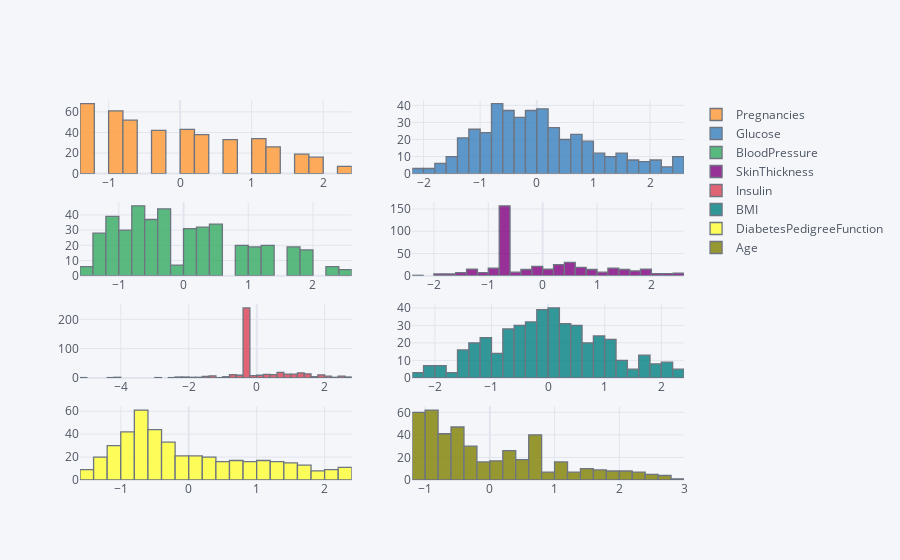

Write notebook code for a chart like this one.
### Code cell
pd.DataFrame(X_, columns = X.columns).iplot(kind='hist', subplots=True)

### Figure 1 — Plotly figure (JSON) as saved in the notebook; plotly's stock layout.template omitted (floating-point values rounded to 4 significant figures; data arrays with more than 128 entries replaced by an {"elided": "..."} marker saying what was removed)
{"data": [{"histfunc": "count", "histnorm": "", "marker": {"color": "rgba(255, 153, 51, 1.0)", "line": {"color": "#4D5663", "width": 1.3}}, "name": "Pregnancies", "opacity": 0.8, "orientation": "v", "type": "histogram", "x": {"elided": "439 float values"}, "xaxis": "x", "yaxis": "y"}, {"histfunc": "count", "histnorm": "", "marker": {"color": "rgba(55, 128, 191, 1.0)", "line": {"color": "#4D5663", "width": 1.3}}, "name": "Glucose", "opacity": 0.8, "orientation": "v", "type": "histogram", "x": {"elided": "439 float values"}, "xaxis": "x2", "yaxis": "y2"}, {"histfunc": "count", "histnorm": "", "marker": {"color": "rgba(50, 171, 96, 1.0)", "line": {"color": "#4D5663", "width": 1.3}}, "name": "BloodPressure", "opacity": 0.8, "orientation": "v", "type": "histogram", "x": {"elided": "439 float values"}, "xaxis": "x3", "yaxis": "y3"}, {"histfunc": "count", "histnorm": "", "marker": {"color": "rgba(128, 0, 128, 1.0)", "line": {"color": "#4D5663", "width": 1.3}}, "name": "SkinThickness", "opacity": 0.8, "orientation": "v", "type": "histogram", "x": {"elided": "439 float values"}, "xaxis": "x4", "yaxis": "y4"}, {"histfunc": "count", "histnorm": "", "marker": {"color": "rgba(219, 64, 82, 1.0)", "line": {"color": "#4D5663", "width": 1.3}}, "name": "Insulin", "opacity": 0.8, "orientation": "v", "type": "histogram", "x": {"elided": "439 float values"}, "xaxis": "x5", "yaxis": "y5"}, {"histfunc": "count", "histnorm": "", "marker": {"color": "rgba(0, 128, 128, 1.0)", "line": {"color": "#4D5663", "width": 1.3}}, "name": "BMI", "opacity": 0.8, "orientation": "v", "type": "histogram", "x": {"elided": "439 float values"}, "xaxis": "x6", "yaxis": "y6"}, {"histfunc": "count", "histnorm": "", "marker": {"color": "rgba(255, 255, 51, 1.0)", "line": {"color": "#4D5663", "width": 1.3}}, "name": "DiabetesPedigreeFunction", "opacity": 0.8, "orientation": "v", "type": "histogram", "x": {"elided": "439 float values"}, "xaxis": "x7", "yaxis": "y7"}, {"histfunc": "count", "histnorm": "", "marker": {"color": "rgba(128, 128, 0, 1.0)", "line": {"color": "#4D5663", "width": 1.3}}, "name": "Age", "opacity": 0.8, "orientation": "v", "type": "histogram", "x": {"elided": "439 float values"}, "xaxis": "x8", "yaxis": "y8"}], "layout": {"barmode": "overlay", "legend": {"bgcolor": "#F5F6F9", "font": {"color": "#4D5663"}}, "paper_bgcolor": "#F5F6F9", "plot_bgcolor": "#F5F6F9", "title": {"font": {"color": "#4D5663"}}, "xaxis": {"anchor": "y", "domain": [0, 0.45], "gridcolor": "#E1E5ED", "showgrid": true, "tickfont": {"color": "#4D5663"}, "title": {"font": {"color": "#4D5663"}, "text": ""}, "zerolinecolor": "#E1E5ED"}, "xaxis2": {"anchor": "y2", "domain": [0.55, 1], "gridcolor": "#E1E5ED", "showgrid": true, "tickfont": {"color": "#4D5663"}, "title": {"font": {"color": "#4D5663"}, "text": ""}, "zerolinecolor": "#E1E5ED"}, "xaxis3": {"anchor": "y3", "domain": [0, 0.45], "gridcolor": "#E1E5ED", "showgrid": true, "tickfont": {"color": "#4D5663"}, "title": {"font": {"color": "#4D5663"}, "text": ""}, "zerolinecolor": "#E1E5ED"}, "xaxis4": {"anchor": "y4", "domain": [0.55, 1], "gridcolor": "#E1E5ED", "showgrid": true, "tickfont": {"color": "#4D5663"}, "title": {"font": {"color": "#4D5663"}, "text": ""}, "zerolinecolor": "#E1E5ED"}, "xaxis5": {"anchor": "y5", "domain": [0, 0.45], "gridcolor": "#E1E5ED", "showgrid": true, "tickfont": {"color": "#4D5663"}, "title": {"font": {"color": "#4D5663"}, "text": ""}, "zerolinecolor": "#E1E5ED"}, "xaxis6": {"anchor": "y6", "domain": [0.55, 1], "gridcolor": "#E1E5ED", "showgrid": true, "tickfont": {"color": "#4D5663"}, "title": {"font": {"color": "#4D5663"}, "text": ""}, "zerolinecolor": "#E1E5ED"}, "xaxis7": {"anchor": "y7", "domain": [0, 0.45], "gridcolor": "#E1E5ED", "showgrid": true, "tickfont": {"color": "#4D5663"}, "title": {"font": {"color": "#4D5663"}, "text": ""}, "zerolinecolor": "#E1E5ED"}, "xaxis8": {"anchor": "y8", "domain": [0.55, 1], "gridcolor": "#E1E5ED", "showgrid": true, "tickfont": {"color": "#4D5663"}, "title": {"font": {"color": "#4D5663"}, "text": ""}, "zerolinecolor": "#E1E5ED"}, "yaxis": {"anchor": "x", "domain": [0.8063, 1], "gridcolor": "#E1E5ED", "showgrid": true, "tickfont": {"color": "#4D5663"}, "title": {"font": {"color": "#4D5663"}, "text": ""}, "zerolinecolor": "#E1E5ED"}, "yaxis2": {"anchor": "x2", "domain": [0.8063, 1], "gridcolor": "#E1E5ED", "showgrid": true, "tickfont": {"color": "#4D5663"}, "title": {"font": {"color": "#4D5663"}, "text": ""}, "zerolinecolor": "#E1E5ED"}, "yaxis3": {"anchor": "x3", "domain": [0.5375, 0.7312], "gridcolor": "#E1E5ED", "showgrid": true, "tickfont": {"color": "#4D5663"}, "title": {"font": {"color": "#4D5663"}, "text": ""}, "zerolinecolor": "#E1E5ED"}, "yaxis4": {"anchor": "x4", "domain": [0.5375, 0.7312], "gridcolor": "#E1E5ED", "showgrid": true, "tickfont": {"color": "#4D5663"}, "title": {"font": {"color": "#4D5663"}, "text": ""}, "zerolinecolor": "#E1E5ED"}, "yaxis5": {"anchor": "x5", "domain": [0.2687, 0.4625], "gridcolor": "#E1E5ED", "showgrid": true, "tickfont": {"color": "#4D5663"}, "title": {"font": {"color": "#4D5663"}, "text": ""}, "zerolinecolor": "#E1E5ED"}, "yaxis6": {"anchor": "x6", "domain": [0.2687, 0.4625], "gridcolor": "#E1E5ED", "showgrid": true, "tickfont": {"color": "#4D5663"}, "title": {"font": {"color": "#4D5663"}, "text": ""}, "zerolinecolor": "#E1E5ED"}, "yaxis7": {"anchor": "x7", "domain": [0, 0.1938], "gridcolor": "#E1E5ED", "showgrid": true, "tickfont": {"color": "#4D5663"}, "title": {"font": {"color": "#4D5663"}, "text": ""}, "zerolinecolor": "#E1E5ED"}, "yaxis8": {"anchor": "x8", "domain": [0, 0.1938], "gridcolor": "#E1E5ED", "showgrid": true, "tickfont": {"color": "#4D5663"}, "title": {"font": {"color": "#4D5663"}, "text": ""}, "zerolinecolor": "#E1E5ED"}}}
